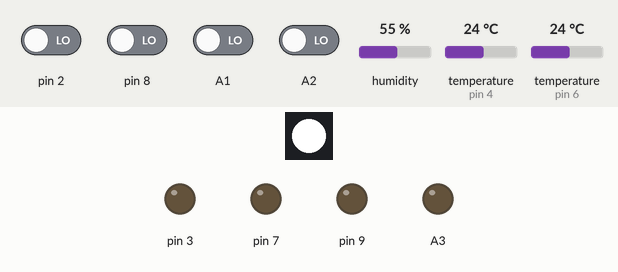
This sketch was run on a simulated Arduino Uno, built with avr-gcc and run on an emulated ATmega328P. Parts: 1 RGB LEDs in strip order, left to right, output pins drawn as LEDs (lit = HIGH). The test bench sets the inputs (shaded band); at power-on: A1, A2, pin 2, pin 8 LOW, humidity 55 %, temperature (sensors on pin 4, pin 6) 24 °C. WiFi joins after 1.5 s; servers stay silent unless stated; what the sketch prints to the serial monitor is not drawn.

Above: at 0.1 s.
At 3.5 s:
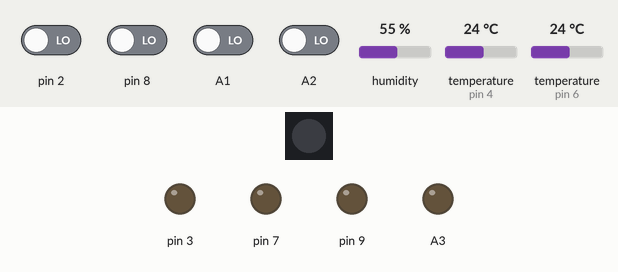
3.6 s: pin 2 driven HIGH
At 4.5 s:
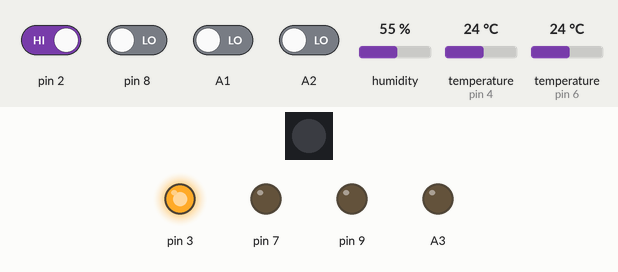
Timing chart, 0 to 6.6 s (numbered marks = the images above; inputs shaded):
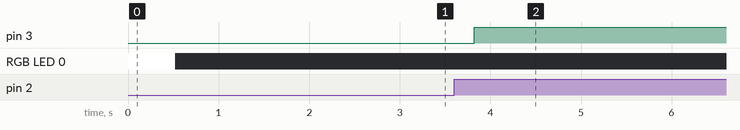

The sketch:

IoT-eth-03.ino
```cpp
//file IoT-eth-03.ino
//Internet of Things, Institut Rambla Prim
//Jaume Nogues jnogues@gmail.com
// http://vps249990.ovh.net/iot
// http://vps249990.ovh.net/grav/
// http://jnogues.org

#define BLYNK_PRINT Serial
#include <SPI.h>
#include <Ethernet.h>//wiznet 5100
#include <BlynkSimpleEthernet.h>//wiznet 5100

//DS18B20
#include <OneWire.h>
#include <DallasTemperature.h>
#define ONE_WIRE_BUS 6//no espot fer servir el pin 4 a wiznet 5100
OneWire oneWire(ONE_WIRE_BUS);
DallasTemperature DS18B20(&oneWire);

//DHT22-DHT11
#include <DHT.h>  //adafruit cal afegir tambe Adafruit Unified sensor
#define DHTPIN 4
#define DHTTYPE DHT22   // DHT 22  (AM2302)
//#define DHTTYPE DHT11
DHT dht(DHTPIN, DHTTYPE);

#include "FastLED.h"
#define NUM_LEDS 1
#define DATA_PIN 5
CRGB leds[NUM_LEDS];

char auth[] = "elTeuToken";

//no podem tenir dos MAC igual a la xarxa!
byte arduino_mac[] = { 0xDE, 0xED, 0xBA, 0xFE, 0xFE, 0x19 };

BlynkTimer timer;

boolean stateI2=0;
boolean prevStateI2=0;
boolean stateI8=0;
boolean prevStateI8=0;
boolean stateIA2=0;
boolean prevStateIA2=0;
boolean stateIA1=0;
boolean prevStateIA1=0;
boolean stateQ3=0;
boolean prevStateQ3=0;
boolean stateQ7=0;
boolean prevStateQ7=0;
boolean stateQA3=0;
boolean prevStateQA3=0;
boolean stateQ9=0;
boolean prevStateQ9=0;

int blynkIsDownCount=0;
unsigned int tempC=0;
int temperaturaC=0;
int humitat=0;

int dimmer=0;
int red=0;
int green=0;
int blue=0;

void setup()
{
  pinMode(2,INPUT);
  pinMode(8,INPUT);
  pinMode(A2,INPUT);
  pinMode(A1,INPUT);
  pinMode(3,OUTPUT);
  pinMode(7,OUTPUT);
  pinMode(A3,OUTPUT);
  pinMode(9,OUTPUT);

  // Debug console
  Serial.begin(115200);
  Serial.println("Comencem....");
  FastLED.addLeds<WS2812B, DATA_PIN, GRB>(leds, NUM_LEDS).setCorrection(TypicalSMD5050);//cal afegir setCorrection(TypicalSMD5050) per llum blanca
  //FastLED.addLeds<NEOPIXEL, DATA_PIN>(leds, NUM_LEDS);//pels neopixel d'Adafruit
  leds[0].setRGB( 255,255,255);
  FastLED.show();
  delay(500);
  leds[0].setRGB( 0,0,0);
  FastLED.show();
  DS18B20.begin();
  // You need specify one of this servers:
  //Blynk.begin(auth, arduino_mac);//cloud
  Blynk.begin(auth, "vps249990.ovh.net", 8442, arduino_mac);//rPrim server
  //Blynk.begin(auth, "blynk-cloud.com", 8442,  arduino_mac);//cloud
  //Blynk.begin(auth, IPAddress(192,168,1,100), 8442, arduino_mac);//IP server
  //segons led GRB o RGB, provar experimentalment
  timer.setInterval(300L, checkInputsOutputs);
  timer.setInterval(9000L, publishA0);
  timer.setInterval(30000L, reconnecting);
  timer.setInterval(5000L, publishTemperatureDS18B20);
  timer.setInterval(4000L, publishTemperatureDHT);
}

void loop()
{
  if (Blynk.connected())
  {
    Blynk.run();
  }
   timer.run();
}

void reconnecting()
{
  if (!Blynk.connected())
  {
    blynkIsDownCount++;
    BLYNK_LOG("blynk server is down! %d  times", blynkIsDownCount);
    Blynk.connect(5000);
  }
}

BLYNK_CONNECTED()
{
 Blynk.syncAll();
}

void publishA0()
{
  int A0value=analogRead(A0);
  A0value=map(A0value, 500, 0, 0, 100);
  BLYNK_LOG("il.lum= %d ", A0value);
  Blynk.virtualWrite(V0,A0value);
}

//upTime
BLYNK_READ(15)
{
   unsigned long m=millis()/1000L;
   Blynk.virtualWrite(V15,m);
   BLYNK_LOG("millis()= %d ", m);
}

void publishTemperatureDS18B20()
{
  DS18B20.requestTemperatures();
  float t = DS18B20.getTempCByIndex(0);
  tempC=int(t);
  Blynk.virtualWrite(V24,tempC);
  //Serial.println(t);
  BLYNK_LOG("t= %d ", tempC);
}

void publishTemperatureDHT()
{
  humitat = dht.readHumidity();
  // Read temperature as Celsius (the default)
  temperaturaC = dht.readTemperature();
  // Check if any reads failed and exit early (to try again).
  if (isnan(humitat) || isnan(temperaturaC)) {
  Serial.println("Failed to read from DHT sensor!");
  humitat=0; temperaturaC=0;
  return;
  }
  BLYNK_LOG("t22= %d ", temperaturaC);
  BLYNK_LOG("h= %d ", humitat);
  Blynk.virtualWrite(V25,temperaturaC);
  Blynk.virtualWrite(V26,humitat);
}

BLYNK_WRITE(23)
{
  int pushButtonV23 = param.asInt();
  if (pushButtonV23==1)
  {
    bool temp=digitalRead(3);
    if (temp){ digitalWrite(3,LOW); Blynk.virtualWrite(V3,0);}
    if (!temp){ digitalWrite(3,HIGH); Blynk.virtualWrite(V3,255);}
  }
}
//dimmer
BLYNK_WRITE(16)
{
  dimmer = param[0].asInt();
  leds[0].setRGB( red*dimmer/100,green*dimmer/100,blue*dimmer/100);
  FastLED.show();
}
//zergba
BLYNK_WRITE(17)
{
  red = param[0].asInt();
  green = param[1].asInt();
  blue = param[2].asInt();
  leds[0].setRGB( red*dimmer/100,green*dimmer/100,blue*dimmer/100);
  FastLED.show();
}
//llistat de colors
//http://fastled.io/docs/3.1/struct_c_r_g_b.html
BLYNK_WRITE (14)
{
  leds[0] = CRGB:: Black;
  FastLED.show();
}
BLYNK_WRITE (18)
{
  leds[0] = CRGB:: DeepSkyBlue;
  FastLED.show();
}
BLYNK_WRITE (19)
{
  leds[0] = CRGB::WhiteSmoke;
  FastLED.show();
}
BLYNK_WRITE (20)
{
  leds[0] = CRGB::Red;
  FastLED.show();
}
BLYNK_WRITE (21)
{
  leds[0] = CRGB::Green;
  FastLED.show();
}
BLYNK_WRITE (22)
{
  leds[0] = CRGB::Blue;
  FastLED.show();
}
void checkInputsOutputs()
{
      stateI2=digitalRead(2);
      if (prevStateI2==0 && stateI2==1)
      {
        bool temp=digitalRead(3);
        if (temp){ digitalWrite(3,LOW); Blynk.virtualWrite(V3,0);}
        if (!temp){ digitalWrite(3,HIGH); Blynk.virtualWrite(V3,255);}
        prevStateI2=1;
      }
      if (prevStateI2==1 && stateI2==0)
      {
        prevStateI2=0;
      }

     stateI8=digitalRead(8);
     if (stateI8!=prevStateI8)
     {
     if (stateI8==0) Blynk.virtualWrite(V8,0);
     if (stateI8==1) {Blynk.virtualWrite(V8,255);Blynk.email("elTeuMail@gmail.com", "Missatge de blynk", "I8 activa");}
     }
     prevStateI8=stateI8;

     stateIA2=digitalRead(A2);
     if (stateIA2!=prevStateIA2)
     {
     if (stateIA2==0) Blynk.virtualWrite(V12,0);
     if (stateIA2==1) {Blynk.virtualWrite(V12,255); Blynk.notify("Finestres Menjador Obertes!");}
     }
     prevStateIA2=stateIA2;

     stateIA1=digitalRead(A1);
     if (stateIA1!=prevStateIA1)
     {
     if (stateIA1==0) Blynk.virtualWrite(V11,0);
     if (stateIA1==1) Blynk.virtualWrite(V11,255);
     }
     prevStateIA1=stateIA1;

     stateQ3=digitalRead(3);
     if (stateQ3!=prevStateQ3)
     {
     if (stateQ3==1) Blynk.virtualWrite(V3,255);
     if (stateQ3==0) Blynk.virtualWrite(V3,0);
     }
     prevStateQ3=stateQ3;

     stateQ7=digitalRead(7);
     if (stateQ7!=prevStateQ7)
     {
     if (stateQ7==1) Blynk.virtualWrite(V7,255);
     if (stateQ7==0) Blynk.virtualWrite(V7,0);
     }
     prevStateQ7=stateQ7;

     stateQA3=digitalRead(A3);
     if (stateQA3!=prevStateQA3)
     {
     if (stateQA3==1) Blynk.virtualWrite(V13,255);
     if (stateQA3==0) Blynk.virtualWrite(V13,0);
     }
     prevStateQA3=stateQA3;

     stateQ9=digitalRead(9);
     if (stateQ9!=prevStateQ9)
     {
     if (stateQ9==1) Blynk.virtualWrite(V9,255);
     if (stateQ9==0) Blynk.virtualWrite(V9,0);
     }
     prevStateQ9=stateQ9;
}
```

Measured:
- after the input at 3.6 s, pin 3: LOW → HIGH after 0.22 s
